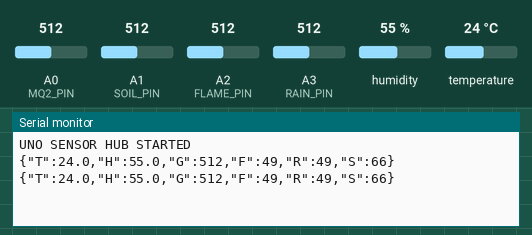
Bench run of a sketch on a simulated Arduino Uno, built with avr-gcc and run on an emulated ATmega328P. On the bench: the last lines printed to the serial monitor. The test bench sets the inputs (shaded band); at power-on: humidity 55 %, A0 (MQ2_PIN) = 512, A1 (SOIL_PIN) = 512, A2 (FLAME_PIN) = 512, A3 (RAIN_PIN) = 512, temperature 24 °C.

Above: at 3.2 s.
3.3 s: humidity set to 22 %
At 4.6 s:
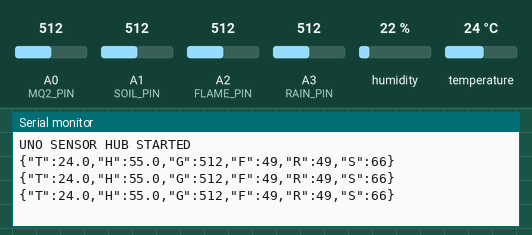
4.8 s: A0 (MQ2_PIN) set to 716
At 6.2 s:
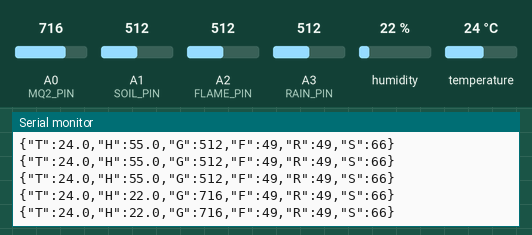
6.3 s: A1 (SOIL_PIN) set to 716
At 7.4 s:
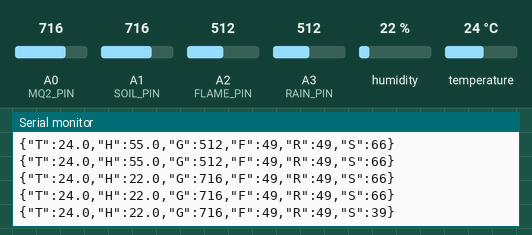
7.8 s: A2 (FLAME_PIN) set to 716
At 9.2 s:
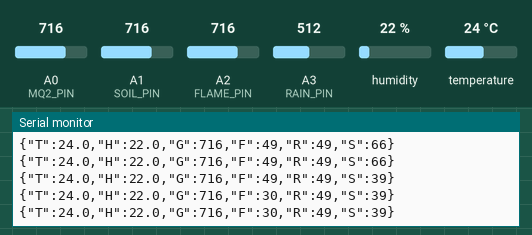
9.3 s: A3 (RAIN_PIN) set to 716
At 10.6 s:
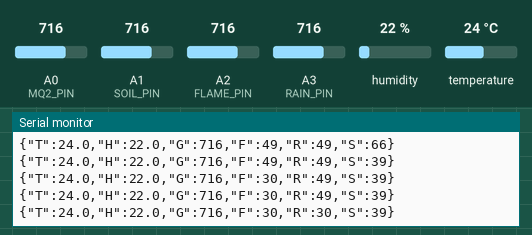
10.8 s: temperature set to 12 °C
At 12.4 s:
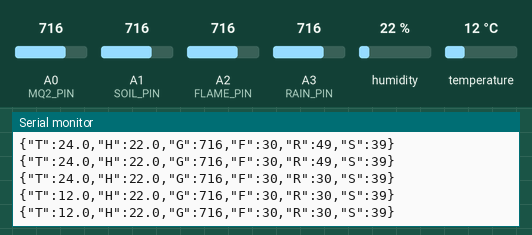

The sketch:

FINALUNOSIDE.INO
```cpp
/*
 * ============================================================
 *  ARDUINO UNO SENSOR HUB
 *  Sends sensor data to ESP32 using SoftwareSerial
 * ============================================================
 */

#include <DHT.h>
#include <SoftwareSerial.h>

// ---------------- PINS ----------------
#define DHT_PIN      2
#define DHT_TYPE     DHT11

#define MQ2_PIN      A0
#define SOIL_PIN     A1
#define FLAME_PIN    A2
#define RAIN_PIN     A3

// SoftwareSerial RX,TX
SoftwareSerial espSerial(10, 11);

DHT dht(DHT_PIN, DHT_TYPE);

unsigned long lastSend = 0;

void setup() {

  Serial.begin(9600);
  espSerial.begin(9600);

  dht.begin();

  Serial.println("UNO SENSOR HUB STARTED");

  delay(2000);
}

void loop() {

  if (millis() - lastSend < 1000) return;
  lastSend = millis();

  // ---------------- DHT11 ----------------
  float temperature = dht.readTemperature();
  float humidity = dht.readHumidity();

  if (isnan(temperature)) temperature = -1;
  if (isnan(humidity)) humidity = -1;

  // ---------------- MQ2 ----------------
  int gasRaw = analogRead(MQ2_PIN);

  // ---------------- SOIL ----------------
  int soilRaw = analogRead(SOIL_PIN);

  int soilPct = map(soilRaw, 1023, 250, 0, 100);
  soilPct = constrain(soilPct, 0, 100);

  // ---------------- FLAME ----------------
  int flameRaw = analogRead(FLAME_PIN);

  int flamePct = map(flameRaw, 1023, 0, 0, 100);
  flamePct = constrain(flamePct, 0, 100);

  // ---------------- RAIN ----------------
  int rainRaw = analogRead(RAIN_PIN);

  int rainPct = map(rainRaw, 1023, 0, 0, 100);
  rainPct = constrain(rainPct, 0, 100);

  // ---------------- BUILD JSON ----------------
  String json = "{";
  json += "\"T\":" + String(temperature, 1);
  json += ",\"H\":" + String(humidity, 1);
  json += ",\"G\":" + String(gasRaw);
  json += ",\"F\":" + String(flamePct);
  json += ",\"R\":" + String(rainPct);
  json += ",\"S\":" + String(soilPct);
  json += "}";

  // Send to ESP32
  espSerial.println(json);

  // Debug Serial Monitor
  Serial.println(json);
}
```

Measured:
- after the input at 4.8 s, the serial monitor: prints a new line after 0.28 s (image 2)
- after the input at 6.3 s, the serial monitor: prints a new line after 0.75 s (image 3)
- after the input at 7.8 s, the serial monitor: prints a new line after 0.28 s (image 4)
- after the input at 9.3 s, the serial monitor: prints a new line after 0.75 s (image 5)
- after the input at 10.8 s, the serial monitor: prints a new line after 0.28 s (image 6)
